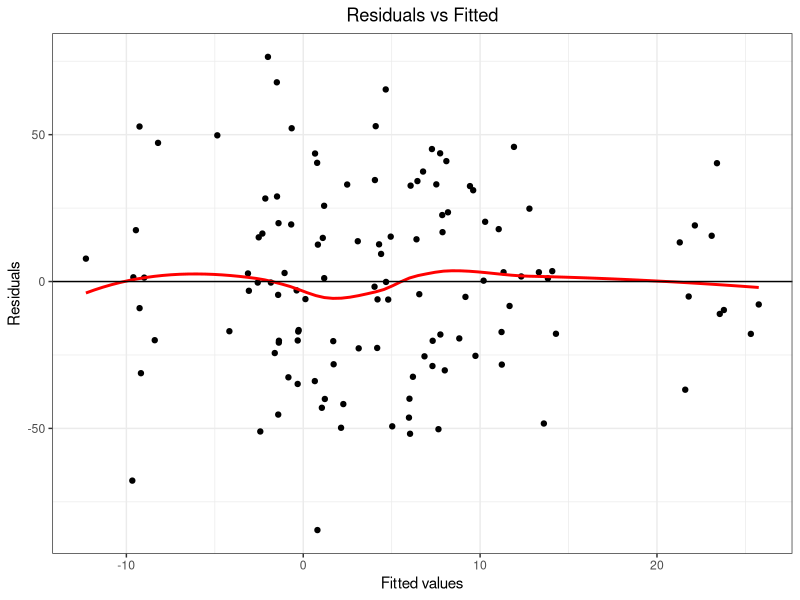
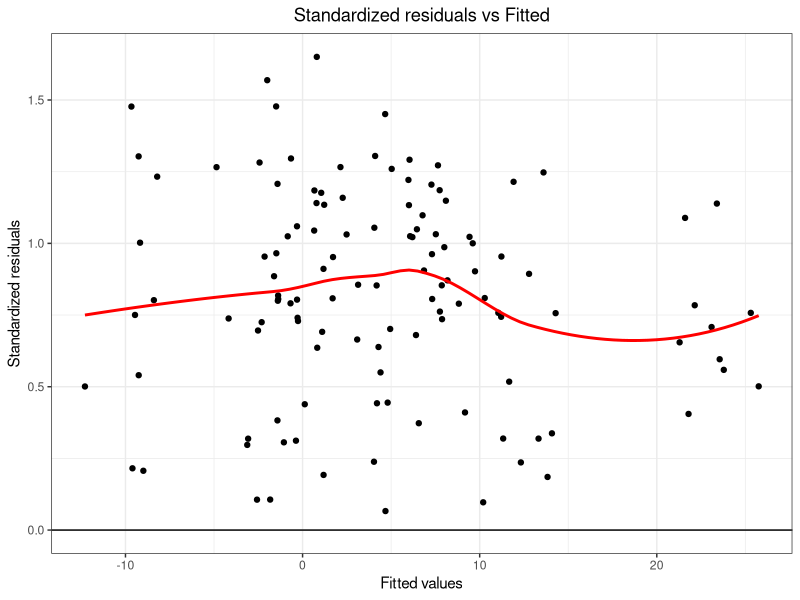

Reproduce these figures in R, in order.


linreg <- function(formula, data){
  
  require(ggplot2)
  
  exp <-all.vars(expr = formula)[2:length(all.vars(expr = formula))]
  
  var1 <- paste("~",exp[1])
  for( i in 2:length(exp)){
    var1 <- paste(var1, "+", exp[i])
  }
  
  
  X <- model.matrix(as.formula(var1), data)
  Y <- all.vars(expr = formula)
  
  betas <- solve((t(X) %*% X))%*%t(X) %*% data[,Y[1]==names(data)]
  
  fitts <- X%*%betas
  resid <- data$Y - fitts
  df <- nrow(data)- length(colnames(X))
  sigma_2_resid <- (t(resid) %*% resid)/df
  sigma_2_resid <- c(sigma_2_resid)
  
  var_betas <- sigma_2_resid * diag(solve(t(X) %*% X))
  
  t_betas <- betas/sqrt(var_betas)
  
  p_values <- 2*pt(abs(t_betas), df,lower.tail = FALSE)
  
  reglin <- setRefClass("linreg", fields = list(Call = "formula", Coefficients = "numeric", S_t = "numeric", Residual = "numeric", Fits = "numeric",
                                                plots =  "list", txt_beta = "character" ),
                        
                        methods = list(
                          
                          print = function() {
                            
                            beta<-as.character(round(Coefficients,2))
                            namn<-txt_beta
                            
                            n<-max(c(nchar(beta),20))
                            if(TRUE%in%(nchar(namn)>n)){
                              namn[nchar(namn)>n]<-
                                paste(substr(namn[nchar(namn)>n],1,(n-3)),"...",sep="")
                            }
                            
                            for(i in 1:length(Coefficients)){
                              if((nchar(namn)[i]==nchar(beta)[i])==FALSE){
                                
                                andra<-c(namn[i],beta[i])
                                ny<-andra
                                antal<-max(nchar(andra))
                                
                                lagga_till<-antal-min(nchar(andra))
                                plus<-paste(rep(" ",lagga_till),collapse = "")
                                ny[nchar(andra)<antal]<-paste(plus,andra[nchar(andra)<antal],sep = "")
                                
                                namn[i]<-ny[1]
                                beta[i]<-ny[2]
                              }
                              
                            }
                            cat("Call:",sep="\n")
                            cat(paste(as.character(Call)[2],as.character(Call)[1],as.character(Call)[3]), sep="\n")
                            cat(sep="\n")
                            cat("Coefficients:",sep="\n")
                            cat(namn,sep="\t")
                            cat("","\n")
                            cat(beta,sep="\t")
                          },
                          
                          #########################
                          
                          plot = function() {
                            dataint <- data.frame(residual = Residual, fitos = Fits, std_residual = sqrt(abs(scale(Residual))))
                            #Residuals vs Fitted
                            plots <<- list(
                              ggplot(data = dataint, aes(x = fitos, y = residual) ) +
                              geom_point() + labs(x = "Fitted values", y = "Residuals") +
                              geom_smooth(method="loess", se = FALSE, color = "red") +
                              geom_hline(yintercept = 0) + theme_bw() + ggtitle("Residuals vs Fitted") +
                              theme(plot.title = element_text(hjust = 0.5)),
                            
                            #Standardized residuals vs Fitted
                            ggplot(data = dataint, aes(x = fitos, y = std_residual) ) +
                              geom_point() + labs(x = "Fitted values", y = "Standardized residuals") +
                              geom_smooth(method="loess", se = FALSE, color = "red") +
                              geom_hline(yintercept = 0) + theme_bw() + ggtitle("Standardized residuals vs Fitted") +
                              theme(plot.title = element_text(hjust = 0.5))
                            )
                            
                            plots
                            
                            # cat ("Press [enter] to continue")
                            # line <- readline()
                            # pl_1
                            # Sys.sleep(0.01)
                            # cat ("Press [enter] to continue")
                            # line <- readline()
                            # pl_2
                          }
                          
                        )
  )
  
  
  
  
  result <- reglin(Residual = c(resid), Fits = c(fitts), S_t = sigma_2_resid, txt_beta = rownames(betas), 
                   Coefficients = c(betas), Call = formula)
  
  
  
  return(result)
}

formula <- Y ~ x1 + x2 + x3

data <- data.frame(x1=rnorm(120,1,50),x2=rnorm(120,5,50), Y = rnorm(120, 7,35), x3=as.factor(rep(1:12)))


test <- linreg(Y ~ x1 + x2 + x3, data)

test$plot()

test$print()
